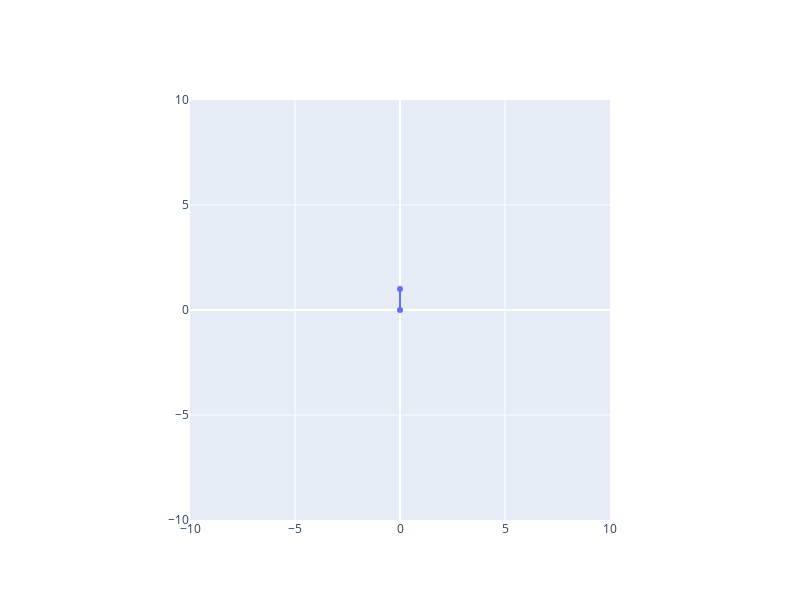

This figure's notebook cell:
### Code cell
figura2 = vector(0,1)
figura2.mostrar()

### Figure 1 — Plotly figure (JSON) as saved in the notebook; plotly's stock layout.template omitted (floating-point values rounded to 4 significant figures)
{"data": [{"mode": "markers+lines", "type": "scatter", "x": [0, 0], "y": [0, 1]}], "layout": {"height": 600, "showlegend": false, "width": 800, "xaxis": {"constrain": "domain", "domain": [0.1719, 0.8281], "range": [-10, 10], "type": "linear"}, "yaxis": {"domain": [0, 1], "range": [-10, 10], "scaleanchor": "x", "scaleratio": 1, "type": "linear"}}}
